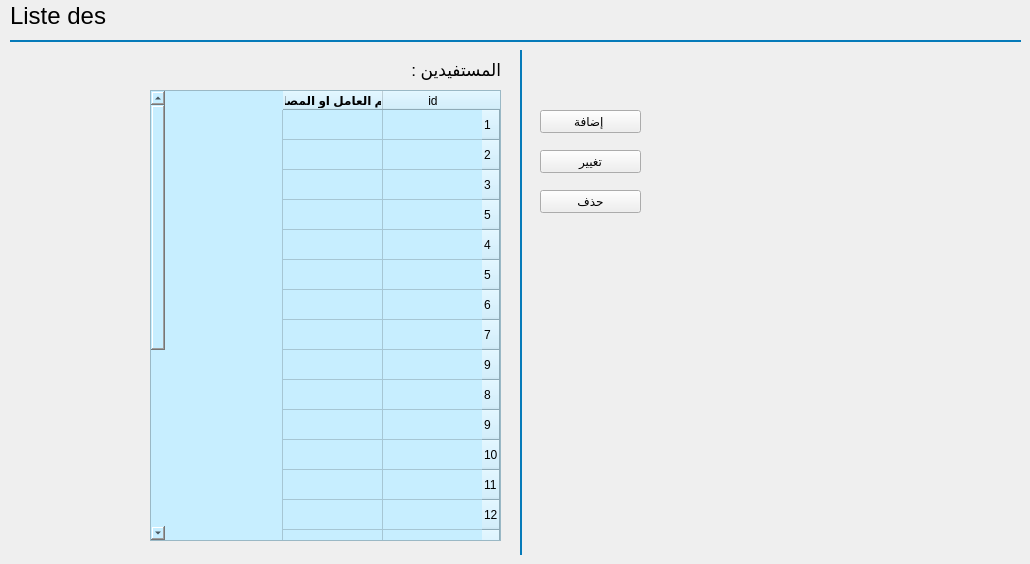
            <widget class="QWidget" name="home">
             <widget class="QLabel" name="label">
              <property name="geometry">
               <rect>
                <x>10</x>
                <y>0</y>
                <width>381</width>
                <height>31</height>
               </rect>
              </property>
              <property name="font">
               <font>
                <pointsize>18</pointsize>
               </font>
              </property>
              <property name="layoutDirection">
               <enum>Qt::LeftToRight</enum>
              </property>
              <property name="text">
               <string>Liste des </string>
              </property>
             </widget>
             <widget class="QWidget" name="widget" native="true">
              <property name="geometry">
               <rect>
                <x>10</x>
                <y>40</y>
                <width>1011</width>
                <height>2</height>
               </rect>
              </property>
              <property name="sizePolicy">
               <sizepolicy hsizetype="Preferred" vsizetype="Fixed">
                <horstretch>0</horstretch>
                <verstretch>0</verstretch>
               </sizepolicy>
              </property>
              <property name="minimumSize">
               <size>
                <width>0</width>
                <height>2</height>
               </size>
              </property>
              <property name="maximumSize">
               <size>
                <width>16777215</width>
                <height>2</height>
               </size>
              </property>
              <property name="styleSheet">
               <string notr="true">background-color: rgb(5, 122, 185);</string>
              </property>
             </widget>
             <widget class="QWidget" name="widget_10" native="true">
              <property name="geometry">
               <rect>
                <x>520</x>
                <y>50</y>
                <width>2</width>
                <height>505</height>
               </rect>
              </property>
              <property name="sizePolicy">
               <sizepolicy hsizetype="Preferred" vsizetype="Fixed">
                <horstretch>0</horstretch>
                <verstretch>0</verstretch>
               </sizepolicy>
              </property>
              <property name="minimumSize">
               <size>
                <width>2</width>
                <height>20</height>
               </size>
              </property>
              <property name="maximumSize">
               <size>
                <width>2</width>
                <height>16777215</height>
               </size>
              </property>
              <property name="styleSheet">
               <string notr="true">background-color: rgb(5, 122, 185);</string>
              </property>
             </widget>
             <widget class="QPushButton" name="pushButton_12">
              <property name="geometry">
               <rect>
                <x>540</x>
                <y>110</y>
                <width>101</width>
                <height>23</height>
               </rect>
              </property>
              <property name="text">
               <string>إضافة </string>
              </property>
             </widget>
             <widget class="QPushButton" name="pushButton_13">
              <property name="geometry">
               <rect>
                <x>540</x>
                <y>150</y>
                <width>101</width>
                <height>23</height>
               </rect>
              </property>
              <property name="text">
               <string>تغيير</string>
              </property>
             </widget>
             <widget class="QPushButton" name="pushButton_14">
              <property name="geometry">
               <rect>
                <x>540</x>
                <y>190</y>
                <width>101</width>
                <height>23</height>
               </rect>
              </property>
              <property name="text">
               <string>حذف</string>
              </property>
             </widget>
             <widget class="QLabel" name="label_12">
              <property name="geometry">
               <rect>
                <x>380</x>
                <y>60</y>
                <width>121</width>
                <height>20</height>
               </rect>
              </property>
              <property name="font">
               <font>
                <pointsize>13</pointsize>
               </font>
              </property>
              <property name="layoutDirection">
               <enum>Qt::RightToLeft</enum>
              </property>
              <property name="text">
               <string>المستفيدين :</string>
              </property>
             </widget>
             <widget class="QTableWidget" name="tableWidget_4">
              <property name="geometry">
               <rect>
                <x>150</x>
                <y>90</y>
                <width>351</width>
                <height>451</height>
               </rect>
              </property>
              <property name="cursor" stdset="0">
               <cursorShape>ForbiddenCursor</cursorShape>
              </property>
              <property name="layoutDirection">
               <enum>Qt::RightToLeft</enum>
              </property>
              <property name="styleSheet">
               <string notr="true">background-color: rgb(199, 238, 255);</string>
              </property>
              <property name="editTriggers">
               <set>QAbstractItemView::NoEditTriggers</set>
              </property>
              <property name="selectionMode">
               <enum>QAbstractItemView::SingleSelection</enum>
              </property>
              <row>
               <property name="text">
                <string>1</string>
               </property>
              </row>
              <row>
               <property name="text">
                <string>2</string>
               </property>
              </row>
              <row>
               <property name="text">
                <string>3</string>
               </property>
              </row>
              <row>
               <property name="text">
                <string>5</string>
               </property>
              </row>
              <row>
               <property name="text">
                <string>4</string>
               </property>
              </row>
              <row>
               <property name="text">
                <string>5</string>
               </property>
              </row>
              <row>
               <property name="text">
                <string>6</string>
               </property>
              </row>
              <row>
               <property name="text">
                <string>7</string>
               </property>
              </row>
              <row>
               <property name="text">
                <string>9</string>
               </property>
              </row>
              <row>
               <property name="text">
                <string>8</string>
               </property>
              </row>
              <row>
               <property name="text">
                <string>9</string>
               </property>
              </row>
              <row>
               <property name="text">
                <string>10</string>
               </property>
              </row>
              <row>
               <property name="text">
                <string>11</string>
               </property>
              </row>
              <row>
               <property name="text">
                <string>12</string>
               </property>
              </row>
              <row>
               <property name="text">
                <string>13</string>
               </property>
              </row>
              <row>
               <property name="text">
                <string>14</string>
               </property>
              </row>
              <row>
               <property name="text">
                <string>15</string>
               </property>
              </row>
              <row>
               <property name="text">
                <string>16</string>
               </property>
              </row>
              <row>
               <property name="text">
                <string>17</string>
               </property>
              </row>
              <row>
               <property name="text">
                <string>18</string>
               </property>
              </row>
              <row>
               <property name="text">
                <string>19</string>
               </property>
              </row>
              <row>
               <property name="text">
                <string>20</string>
               </property>
              </row>
              <row>
               <property name="text">
                <string>21</string>
               </property>
              </row>
              <row>
               <property name="text">
                <string>23</string>
               </property>
              </row>
              <column>
               <property name="text">
                <string>id</string>
               </property>
              </column>
              <column>
               <property name="text">
                <string>إسم العامل او المصلحة</string>
               </property>
               <property name="font">
                <font>
                 <weight>75</weight>
                 <bold>true</bold>
                </font>
               </property>
              </column>
             </widget>
            </widget>
